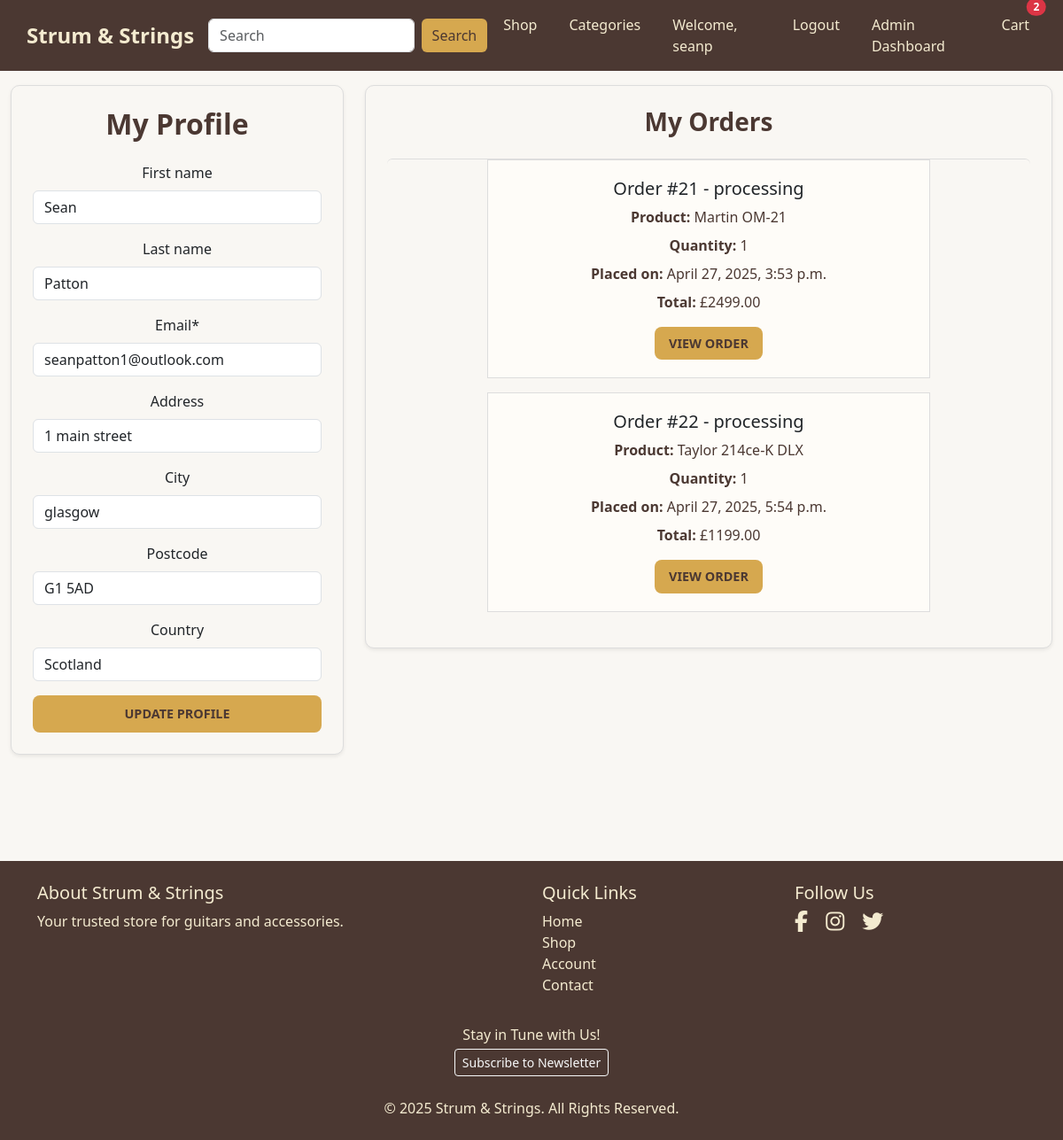
Page /accounts/profile/ (signed in) on the committed database.
### accounts/models.py (models this page shows, shortened)
class UserProfile(models.Model):
    user = models.OneToOneField(User, on_delete=models.CASCADE)
    address = models.CharField(max_length=255, blank=True, null=True)
    city = models.CharField(max_length=100, blank=True, null=True)
    postcode = models.CharField(max_length=20, blank=True, null=True)
    country = models.CharField(max_length=100, blank=True, null=True)

### orders/models.py (models this page shows, shortened)
class Order(models.Model):
    STATUS_CHOICES = [
        ('pending', 'Pending'),
        ('processing', 'Processing'),
        ('shipped', 'Shipped'),
        ('delivered', 'Delivered'),
        ('cancelled', 'Cancelled'),
    ]
    user = models.ForeignKey(
            User,
            on_delete=models.CASCADE,
            related_name='orders'
        )
    full_name = models.CharField(max_length=100)
    email = models.EmailField()
    phone = models.CharField(max_length=20)
    street_address1 = models.CharField(max_length=100)
    street_address2 = models.CharField(max_length=100, blank=True)
    country = models.CharField(max_length=40)
    postal_code = models.CharField(max_length=20)
    town_or_city = models.CharField(max_length=40)
    delivery_fee = models.DecimalField(
                    max_digits=6,
                    decimal_places=2,
                    default=0.00
                )
    order_total = models.DecimalField(
                    max_digits=10,
                    decimal_places=2,
                    default=0.00
                )
    grand_total = models.DecimalField(
                    max_digits=10,
                    decimal_places=2,
                    default=0.00
                )
    stripe_session_id = models.CharField(max_length=255, blank=True, null=True)
    status = models.CharField(
                max_length=20,
                choices=STATUS_CHOICES,
                default='pending'
            )
    created_at = models.DateTimeField(auto_now_add=True)

class OrderItem(models.Model):
    order = models.ForeignKey(
                Order,
                on_delete=models.CASCADE,
                related_name='items'
            )
    product = models.ForeignKey(Product, on_delete=models.CASCADE)
    quantity = models.PositiveIntegerField(default=1)
    price = models.DecimalField(max_digits=10, decimal_places=2)

### products/models.py (models this page shows, shortened)
class Product(models.Model):
    name = models.CharField(max_length=200)
    brand = models.CharField(
        max_length=100,
        help_text="e.g. Gibson, Martin, Yamaha, Fender, etc.",
        default="Unknown",
    )
    category = models.ForeignKey(
        Category,
        on_delete=models.CASCADE,
        related_name='products'
    )
    model = models.CharField(
        max_length=100,
        help_text="e.g. Stratocaster, Les Paul, Dreadnought, etc."
    )
    image = CloudinaryField(
        "image",
        blank=True,
        null=True,
        help_text="Upload product image to Cloudinary."
    )
    short_description = models.TextField(blank=True)
    price = models.DecimalField(
        max_digits=8,
        decimal_places=2,
        default=0.00,
        help_text="Price in GBP (e.g. 499.99)"
    )

### accounts/views.py (the view)
# urls.py: path('profile/', views.profile, name='profile'),
@login_required
def profile(request):
    user_profile, created = UserProfile.objects.get_or_create(
        user=request.user
    )
    orders = Order.objects.filter(user=request.user)
    if request.method == 'POST':
        form = ProfileForm(request.POST, instance=user_profile)
        if form.is_valid():
            form.save()
            messages.success(
                request,
                "Your profile has been updated successfully!"
            )
            return redirect('accounts:profile')
    else:
        form = ProfileForm(instance=user_profile)
    return render(request, 'accounts/profile.html', {
        'form': form,
        'orders': orders,  # Pass orders to the template
    })

### cart/context_processors.py (called while the page is built)
def cart_item_count(request):
    if request.user.is_authenticated:
        count = CartItem.objects.filter(user=request.user).count()
    else:
        count = 0
    return {'cart_item_count': count}

### accounts/templates/accounts/profile.html (shortened to what this page needs)
{% extends 'base.html' %}
{% load crispy_forms_tags %}
{% load static %}
{% block main_class %}container-fluid py-5{% endblock %}
{% block extra_css %}
    {{ block.super }}
    <link rel="stylesheet" href="{% static 'accounts/css/profile.css' %}">
{% endblock %}
{% block content %}
<div class="py-5">
    <div class="row g-4">
        <div class="col-12 col-md-4 mb-4">
            <div class="card shadow-sm p-4 profile-card">
                <h2 class="mb-4 text-center">My Profile</h2>
                <form method="post" novalidate>
                    {{ form|crispy }}
                    <div class="d-grid mt-3">
                        <button type="submit" class="btn btn-custom w-100">Update Profile</button>
                    </div>
                </form>
            </div>
        </div>
        <div class="col-12 col-md-8">
            <div class="card shadow-sm p-4 orders-card">
                <h3 class="mb-4 text-center">My Orders</h3>
                {% if orders %}
                    <div class="list-group">
                        {% for order in orders %}
                            <div class="d-flex justify-content-center">
                                <div class="list-group-item mb-3 order-item h-100">
                                    <h5>Order #{{ order.id }} - {{ order.status }}</h5>
                                    {% for item in order.items.all %}
                                        <p><strong>Product:</strong> {{ item.product.name }}</p>
                                        <p><strong>Quantity:</strong> {{ item.quantity }}</p>
                                    {% endfor %}
                                    <p><strong>Placed on:</strong> {{ order.created_at|date:"F j, Y, g:i a" }}</p>
                                    <p><strong>Total:</strong> £{{ order.grand_total|floatformat:2 }}</p>
                                    <a href="{% url 'orders:order_detail' order.id %}" class="btn btn-custom mt-2">View Order</a>
                                </div>
                            </div>
                        {% endfor %}
                    </div>
                {% else %}
                    <p class="text-center">You have no orders yet.</p>
                {% endif %}
            </div>
        </div>
    </div>
</div>
{% endblock %}

### templates/base.html (shortened to what this page needs)
{% load static %}
<!DOCTYPE html>
<html lang="en">
  <head>
    {% block corecss %}
    <link
      rel="stylesheet"
      href="https://cdn.jsdelivr.net/npm/bootstrap@5.3.0/dist/css/bootstrap.min.css"
    />
    <link
      rel="stylesheet"
      href="https://cdnjs.cloudflare.com/ajax/libs/font-awesome/6.4.2/css/all.min.css"
    />
    {% endblock %} {% block extra_css %}
    <link rel="stylesheet" href="{% static 'css/base.css' %}" />
    {% endblock %}
  </head>
  <body>
    <div class="wrapper d-flex flex-column">
      <header class="fixed-top">
        <nav class="navbar navbar-expand-lg navbar-dark container-fluid">
          <div class="navbar-brand-container">
            <a class="navbar-brand" href="{% url 'home' %}">Strum & Strings</a>
          </div>
          <div class="collapse navbar-collapse" id="navbarNav">
            <form
              class="d-flex mx-auto"
              method="get"
              action="{% url 'products:products_list' %}"
            >
              <input
                class="form-control me-2 w-100"
                type="search"
                name="q"
                placeholder="Search"
                aria-label="Search"
                value="{{ query|default:'' }}"
              />
              <button class="btn btn-custom-search" type="submit">
                Search
              </button>
            </form>
            <ul
              class="navbar-nav ms-auto list-inline list-unstyled"
              id="nav-links-one"
            >
              <li class="nav-item">
                <a class="nav-link" href="{% url 'products:products_list' %}"
                  >Shop</a
                >
              </li>
              <li class="nav-item">
                <a
                  class="nav-link"
                  href="{% url 'categories:categories_list' %}"
                  >Categories</a
                >
              </li>
              {% if user.is_authenticated %}
              <li class="nav-item">
                <a class="nav-link" href="{% url 'accounts:profile' %}"
                  >Welcome, {{ user.username }}</a
                >
              </li>
              <li class="nav-item">
                <a class="nav-link" href="{% url 'account_logout' %}">Logout</a>
              </li>
              {% if user.is_staff %}
              <li class="nav-item">
                <a class="nav-link" href="{% url 'accounts:admin_dashboard' %}"
                  >Admin Dashboard</a
                >
              </li>
              {% endif %} {% endif %}
              <li class="nav-item">
                <a
                  class="nav-link position-relative"
                  href="{% url 'cart:view_cart' %}"
                >
                  Cart {% if cart_item_count > 0 %}
                  <span
                    class="position-absolute top-0 start-100 translate-middle badge rounded-pill bg-danger"
                  >
                    {{ cart_item_count }}
                  </span>
                  {% endif %}
                </a>
              </li>
            </ul>
          </div>
        </nav>
      </header>
      <main class="{% block main_class %}flex-grow-1{% endblock %}">
        {% block content %}{% endblock %}
      </main>
      <footer class="py-4" id="footer-one">
        <div class="container">
          <div class="row text-center text-md-start">
            <div class="col-md-6 mb-4 mb-md-0">
              <h5>About Strum & Strings</h5>
              <p>Your trusted store for guitars and accessories.</p>
            </div>
            <div class="col-md-3 mb-4 mb-md-0">
              <h5>Quick Links</h5>
              <ul class="list-unstyled">
                <li><a href="{% url 'home' %}">Home</a></li>
                <li><a href="{% url 'products:products_list' %}">Shop</a></li>
                {% if user.is_authenticated %}
                <li><a href="{% url 'accounts:profile' %}">Account</a></li>
                {% else %}
                <li><a href="{% url 'account_login' %}">Login</a></li>
                {% endif %}
                <li><a href="#contact">Contact</a></li>
              </ul>
            </div>
            <div class="col-md-3 mb-4 mb-md-0">
              <h5>Follow Us</h5>
              <div class="footer-social-icons">
                <a
                  href="https://www.facebook.com/"
                  target="_blank"
                  class="me-3"
                >
                  <i class="fab fa-facebook-f fa-2x"></i>
                </a>
                <a
                  href="https://www.instagram.com/"
                  target="_blank"
                  class="me-3"
                >
                  <i class="fab fa-instagram fa-2x"></i>
                </a>
                <a href="https://twitter.com/" target="_blank" class="me-3">
                  <i class="fab fa-twitter fa-2x"></i>
                </a>
              </div>
            </div>
          </div>
          <div class="footer-newsletter text-center mt-3">
            <p class="mb-1">Stay in Tune with Us!</p>
            <a
              href="{% url 'accounts:newsletter_signup' %}"
              class="btn btn-outline-light btn-sm"
              >Subscribe to Newsletter</a
            >
          </div>
          <div class="text-center mt-4">
            &copy; 2025 Strum & Strings. All Rights Reserved.
          </div>
        </div>
      </footer>
    </div>
  </body>
</html>

### static/css/base.css (style rules this page uses)
html, body { margin: 0; padding: 0; height: 100%; display: flex; flex-direction: column; }
main { flex: 1; min-height: calc(100vh - 10px); text-align: center; width: 100%; }
header { background-color: #4B3832; color: #F4EBD0; min-height: 80px; display: flex; align-items: center; justify-content: space-between; padding: 0 20px; }
header .navbar-brand, .navbar-brand { font-size: 1.5rem; font-weight: bold; color: #F4EBD0; }
header .navbar-nav .nav-link, .navbar-nav .nav-link { font-size: 1rem; margin: 0 10px; color: #F4EBD0; }
.navbar-brand-container { flex-grow: 1; margin-left: 0; padding-left: 10px; }
.btn-custom-search { background-color: #D6A84F; color: #4B3832; border: none; padding: 6px 12px; }
footer { background-color: #4B3832; color: #F4EBD0; }
footer a { color: #F4EBD0; text-decoration: none; }
.footer-social-icons a i { color: #F4EBD0; font-size: 24px; transition: color 0.3s ease; }
.wrapper { overflow: visible; }

### accounts/static/accounts/css/profile.css (style rules this page uses)
body { background-color: #f9f7f3; }
.orders-card { margin: 0 auto; max-width: 800px; }
.order-item { width: 100%; max-width: 500px; }
.profile-card { position: sticky; top: 100px; }
.btn-custom { background-color: #D6A84F; color: #4B3832; border: none; padding: 6px 12px; font-size: 0.9rem; font-weight: bold; text-transform: uppercase; border-radius: 0.5rem; transition: background-color 0.3s ease, color 0.3s ease; }
.profile-card, .orders-card { background-color: #f9f7f3; border: 1px solid #ddd; border-radius: 10px; padding: 30px; box-shadow: 0 4px 8px rgba(0, 0, 0, 0.1); transition: transform 0.3s ease, box-shadow 0.3s ease; }
.profile-card h2, .orders-card h3 { color: #4B3832; font-weight: bold; }
.profile-card button { background-color: #D6A84F; color: #4B3832; font-weight: bold; text-transform: uppercase; border: none; padding: 10px; border-radius: 0.5rem; transition: background-color 0.3s ease, color 0.3s ease; }
.order-item { background-color: #fefcf8; border: 1px solid #ddd; border-radius: 10px; padding: 20px; width: 100%; transition: box-shadow 0.3s ease, transform 0.3s ease; }
.order-item p { margin-bottom: 8px; color: #4B3832; }
.order-item .btn { background-color: #D6A84F; color: #4B3832; font-weight: bold; text-transform: uppercase; border: none; padding: 8px 16px; margin-top: 10px; }

### rows in the picture
UserProfile: address "1 main street", city "glasgow", postcode "G1 5AD", country "Scotland"
Order: id "21", status "processing", created_at "April 27, 2025, 3:53 p.m.", grand_total "2499.00"
OrderItem: product.name "Martin OM-21", quantity "1"
Order: id "22", status "processing", created_at "April 27, 2025, 5:54 p.m.", grand_total "1199.00"
OrderItem: product.name "Taylor 214ce-K DLX", quantity "1"

### other values in the picture
{{ user.username }} "seanp"
{{ cart_item_count }} "2"
